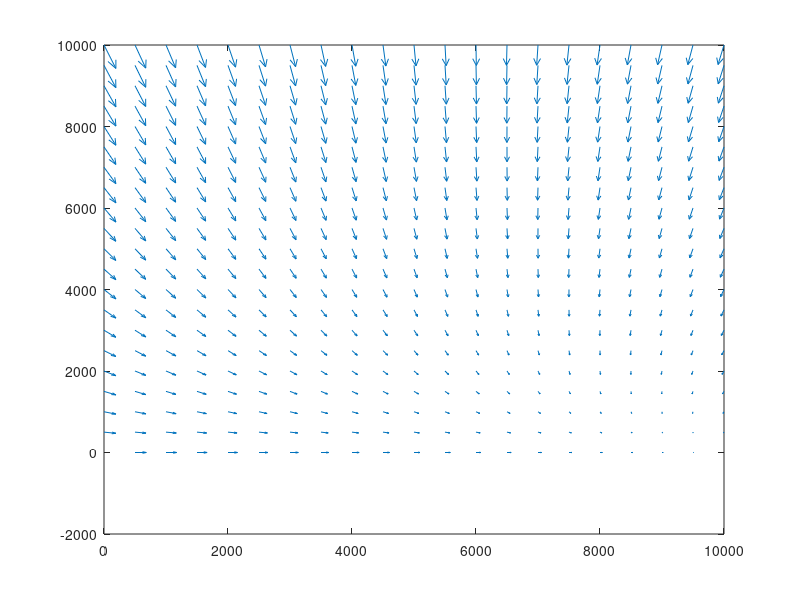
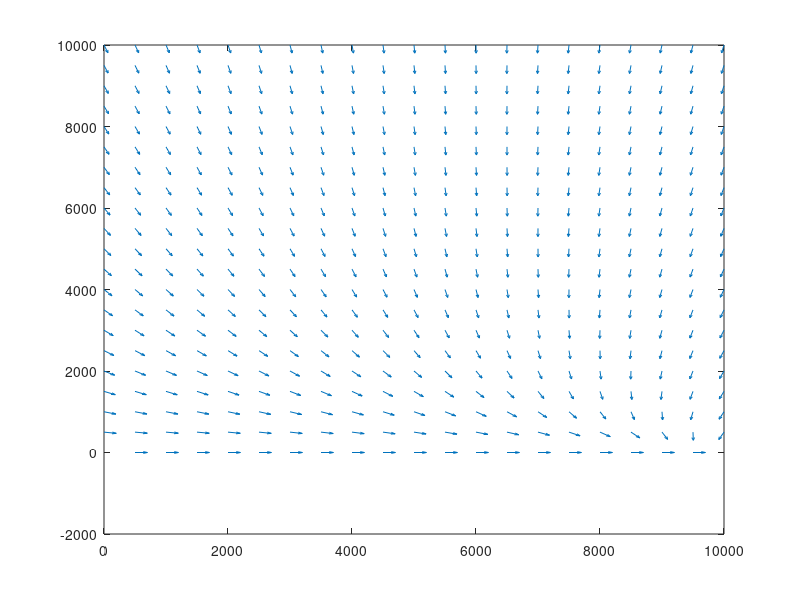
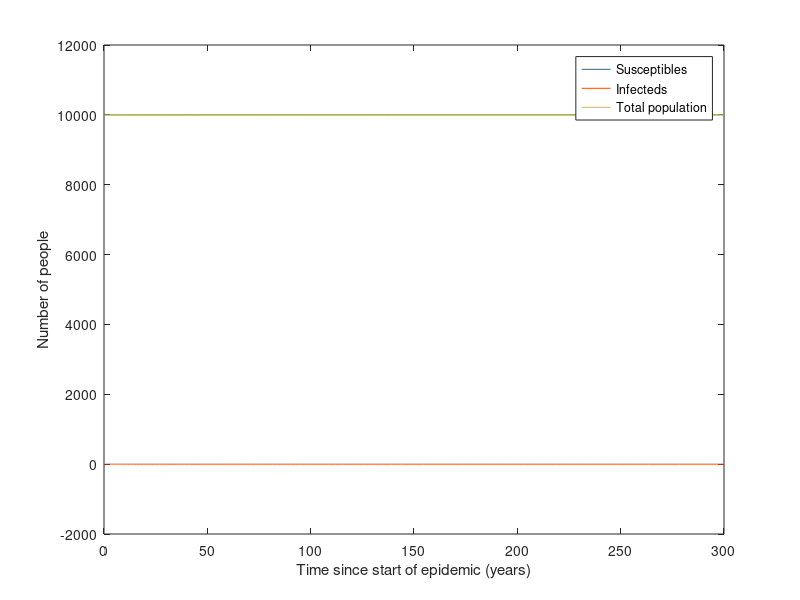

The MATLAB script that drew these images, in order:
% Plotting vector field and solution curves for SI model 
% from class November 17th

clear all; %start by clearing all variables
close all;
% now start making the vector plot
% first set up matrices X1 and X2 that contain the X1- and X2-
% coordinates. These correspond to S and I respectively

[X1, X2] = meshgrid(0:500:10000,0:500:10000);

% Define the RHS function:

b=500; d=.05; alpha=0.1; beta=0.05;

F1=@(x1,x2) b-d.*x1-beta.*x1.*x2./(x1+x2);
F2=@(x1,x2) beta.*x1.*x2./(x1+x2)-(alpha+d).*x2;

% create the vector field components

U1 = F1(X1,X2);
U2 = F2(X1,X2);

%Finally plot the vector field using the quiver command

quiver(X1,X2,U1,U2)



% observe that some of the arrows here are hard to see. This is because
% quiver() is rescaling the arrows. We can improve this
% by telling it to plot all the arrows with the same length:

figure(2); %change to figure 2

% the following loop rescales every arrow to length L=0.05
% note that U1 and U2 have to be matrices of the same size for this
% loop to work as written

L=200;
len=length(U1);
for(i=1:len)
    for(j=1:len)
        nr=sqrt(U1(i,j)^2+U2(i,j)^2);
        U1(i,j)=L*U1(i,j)/nr;
        U2(i,j)=L*U2(i,j)/nr;
    end
end

quiver(X1,X2,U1,U2,0) 
% the zero at the end of the arguments tells matlab not to rescale the
% vectors, so they keep the length L that was specified


% Next up: numerical solve the ODE for a given initial condition x(0)=(1,1).
% to use ode45() which is a good routine for numerical solution of ODE,
% we need to define the ODE as x'=f(t,x). We can use @-function for this as
% it is simple. If it's more complicated, then you should write a function
% file (see lecture one) that inputs t and x and outputs the derivatives.

% I can use F1 and F2 as defined above.

% to go into ode45, f needs to be a function of t and x in that order
% in this class we will only look at x'=f(t,x)=f(x) - that is, autonomous
% non linear systems. But matlab still needs us to specify the dependence
% on t.

f=@(t,x) [F1(x(1),x(2)); F2(x(1),x(2))];

% now I will set the initial point [S=10000,I=1]

ip=[10000;1];

% and the time range to run on. Lets go from t=0 to t=300:

tr=[0 300];

% now run ode45 and put the output into tout and xout:

[tout xout]=ode45(f,tr,ip);

% finally plot on the same axes. I have to plot one component of xout
% against the other component.

hold on; % prevent this graph from overwriting the vector plot.

plot(xout(:,1),xout(:,2))

% now plot components S and I
figure(3);

plot(tout,xout(:,1))

hold on;

plot(tout,xout(:,2))

plot(tout,xout(:,1)+xout(:,2))


legend('Susceptibles','Infecteds','Total population')
xlabel('Time since start of epidemic (years)')
ylabel('Number of people')
